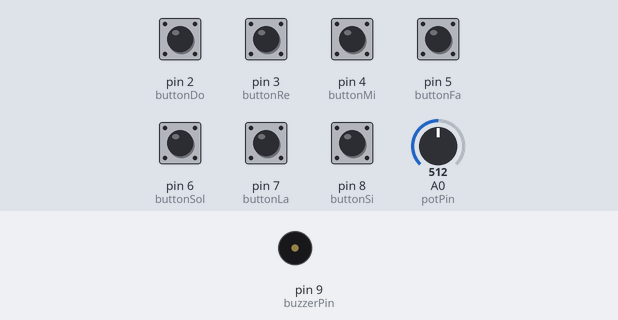
Recording of a sketch running on a simulated Arduino Uno, built with avr-gcc and run on an emulated ATmega328P. Shown: buzzer (waves = sounding). The test bench sets the inputs (shaded band); at power-on: pin 2 (buttonDo), pin 3 (buttonRe), pin 4 (buttonMi), pin 5 (buttonFa), pin 6 (buttonSol), pin 7 (buttonLa), pin 8 (buttonSi) HIGH, A0 (potPin) = 512. What the sketch prints to the serial monitor is not drawn.

Above: at 1.2 s.
1.3 s: pin 2 (buttonDo) pulled LOW for 0.15 s
At 1.37 s:
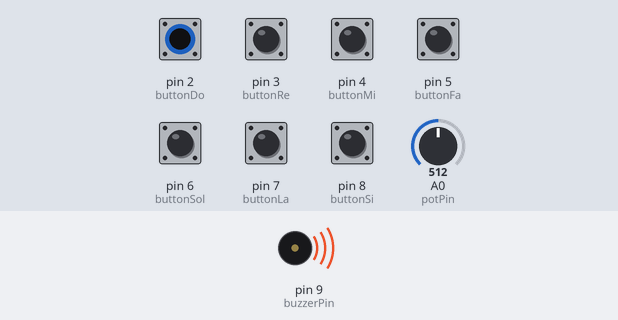
2.9 s: A0 (potPin) set to 331
4.4 s: A0 (potPin) set to 351
Timing chart, 0 to 7.4 s (numbered marks = the images above; inputs shaded):
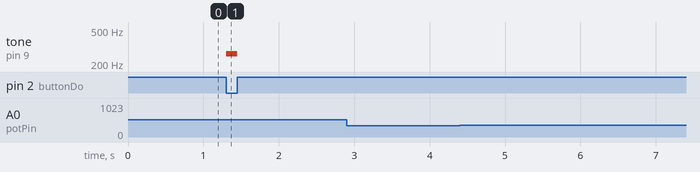

Measured:
- after the input at 1.3 s, tone on pin 9 (buzzerPin): silent → 262 Hz at once, → silent 0.15 s later
- after the input at 2.9 s, every drawn part: stays the same
- after the input at 4.4 s, every drawn part: stays the same

The sketch:

mini_piano.ino
```cpp
int buttonDo = 2;
int buttonRe = 3;
int buttonMi = 4;
int buttonFa = 5;
int buttonSol = 6;
int buttonLa = 7;
int buttonSi = 8;
// Buzzer
int buzzerPin = 9;

//potenciometro
int potPin = A0;

void setup() {
  pinMode(buttonDo, INPUT_PULLUP);
  pinMode(buttonRe, INPUT_PULLUP);
  pinMode(buttonMi, INPUT_PULLUP);
  pinMode(buttonFa, INPUT_PULLUP);
  pinMode(buttonSol, INPUT_PULLUP);
  pinMode(buttonLa, INPUT_PULLUP);
  pinMode(buttonSi, INPUT_PULLUP);
  pinMode(buzzerPin, OUTPUT);
  Serial.begin(9600);
}

void loop() {
  int potValue = analogRead(potPin);  // Valor entre 0 y 1023
  Serial.println(potValue);
  float escala = 1.0;

   // Selector de octava basado en el potenciómetro
  if (potValue < 341) {
    escala = 0.5;  // Octava baja
  } else if (potValue < 682) {
    escala = 1.0;  // Octava media
  } else {
    escala = 2.0;  // Octava alta
  }

  if (digitalRead(buttonDo) == LOW) {
    tone(buzzerPin, 262 * escala );
  } else if (digitalRead(buttonRe) == LOW) {
    tone(buzzerPin, 294 * escala);
  } else if (digitalRead(buttonMi) == LOW) {
    tone(buzzerPin, 330 * escala);
  } else if (digitalRead(buttonFa) == LOW) {
    tone(buzzerPin, 349 * escala);
  } else if (digitalRead(buttonSol) == LOW) {
    tone(buzzerPin, 392 * escala);
  } else if (digitalRead(buttonLa) == LOW) {
    tone(buzzerPin, 440 * escala);
  } else if (digitalRead(buttonSi) == LOW) {
    tone(buzzerPin, 494 * escala);
  } else {
    noTone(buzzerPin);
  }
}
```
